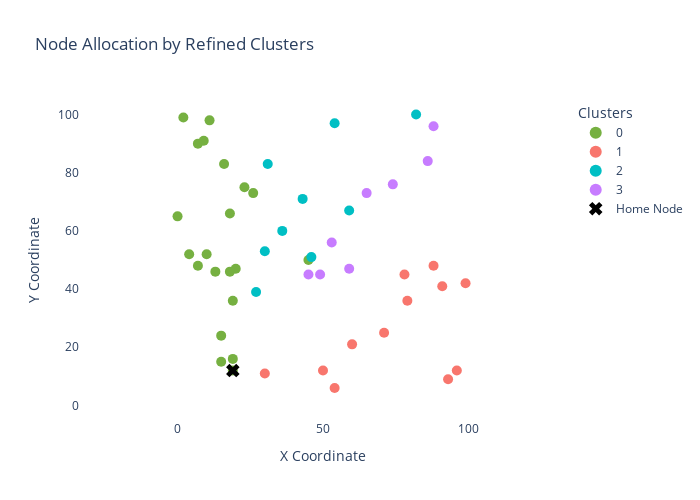

Notebook code for this chart:
### Markdown cell above
- print more info (opening hours, fixed appointments, priority, decisions [removing a node, replacing a node to another day, priority, etc])
- use data to fine tune hyperparameters

evtl:
- Store state and if it was possible to find routes for all solutions iteratively add nodes based on node priority and distance to root node (those further away should be included more likely)
- Test Discrete Priority (must be visited this week; must be visited next week; ...)
- Compare routes with and without overnight stays / large clusters

### Code cell
plot_refined_clusters(refined_clusters, nodes_df, home_node_id=0)

### Figure 1 — Plotly figure (JSON) as saved in the notebook; plotly's stock layout.template omitted (floating-point values rounded to 4 significant figures)
{"data": [{"hoverinfo": "text", "hovertext": ["Node: 0<br>Days: [0, 1, 2, 3, 4]<br>Priority: 0.27 <br>Angle to home: 0.0 <br>Distance to home: 0.0", "Node: 1<br>Days: [0, 1, 2, 3, 4]<br>Priority: 0.06 <br>Angle to home: 92.41950921665634 <br>Distance to home: 71.06", "Node: 2<br>Days: [0, 1, 2, 3, 4]<br>Priority: 0.18 <br>Angle to home: 102.68038349181982 <br>Distance to home: 41.0", "Node: 3<br>Days: [0, 1, 2, 3, 4]<br>Priority: 0.06 <br>Angle to home: 91.06091169026423 <br>Distance to home: 54.01", "Node: 5<br>Days: [0, 1, 2, 3, 4]<br>Priority: 1.00 <br>Angle to home: 110.55604521958347 <br>Distance to home: 42.72", "Node: 11<br>Days: [0, 1, 2, 3, 4]<br>Priority: 0.31 <br>Angle to home: 88.36342295838328 <br>Distance to home: 35.01", "Node: 13<br>Days: [0, 1, 2, 3, 4]<br>Priority: 0.86 <br>Angle to home: 108.43494882292202 <br>Distance to home: 37.95", "Node: 17<br>Days: [0, 1, 2, 3, 4]<br>Priority: 0.09 <br>Angle to home: 55.619655276155136 <br>Distance to home: 46.04", "Node: 18<br>Days: [0, 1, 2, 3, 4]<br>Priority: 0.67 <br>Angle to home: 100.00797980144135 <br>Distance to home: 34.53", "Node: 19<br>Days: [0, 1, 2, 3, 4]<br>Priority: 0.20 <br>Angle to home: 98.74616226255522 <br>Distance to home: 78.92", "Node: 21<br>Days: [0, 1, 2, 3, 4]<br>Priority: 0.50 <br>Angle to home: 101.0564129802482 <br>Distance to home: 88.65", "Node: 22<br>Days: [0, 1, 2, 3, 4]<br>Priority: 0.27 <br>Angle to home: 90.0 <br>Distance to home: 4.0", "Node: 24<br>Days: [0, 1, 2, 3, 4]<br>Priority: 0.40 <br>Angle to home: 95.31454566994475 <br>Distance to home: 86.37", "Node: 30<br>Days: [0, 1, 2, 3, 4]<br>Priority: 0.65 <br>Angle to home: 90.0 <br>Distance to home: 24.0", "Node: 31<br>Days: [0, 1, 2, 3, 4]<br>Priority: 1.00 <br>Angle to home: 109.72227776444706 <br>Distance to home: 56.3", "Node: 36<br>Days: [0, 1, 2, 3, 4]<br>Priority: 0.82 <br>Angle to home: 108.43494882292202 <br>Distance to home: 12.65", "Node: 37<br>Days: [0, 1, 2, 3, 4]<br>Priority: 0.86 <br>Angle to home: 97.21426203920676 <br>Distance to home: 79.63", "Node: 38<br>Days: [0, 1, 2, 3, 4]<br>Priority: 1.00 <br>Angle to home: 91.6846843178963 <br>Distance to home: 34.01", "Node: 45<br>Days: [0, 1, 2, 3, 4]<br>Priority: 1.00 <br>Angle to home: 143.13010235415598 <br>Distance to home: 5.0", "Node: 46<br>Days: [0, 1, 2, 3, 4]<br>Priority: 0.93 <br>Angle to home: 86.3670492605118 <br>Distance to home: 63.13", "Node: 48<br>Days: [0, 1, 2, 3, 4]<br>Priority: 0.32 <br>Angle to home: 83.45370921670597 <br>Distance to home: 61.4"], "marker": {"color": "#76B041", "size": 10}, "mode": "markers", "name": "0", "type": "scatter", "x": [19, 16, 10, 18, 4, 20, 7, 45, 13, 7, 2, 19, 11, 19, 0, 15, 9, 18, 15, 23, 26], "y": [12, 83, 52, 66, 52, 47, 48, 50, 46, 90, 99, 16, 98, 36, 65, 24, 91, 46, 15, 75, 73]}, {"hoverinfo": "text", "hovertext": ["Node: 4<br>Days: [0, 1, 2, 3, 4]<br>Priority: 0.35 <br>Angle to home: 350.2724214485984 <br>Distance to home: 35.51", "Node: 10<br>Days: [0, 1, 2, 3, 4]<br>Priority: 1.00 <br>Angle to home: 0.0 <br>Distance to home: 31.0", "Node: 12<br>Days: [0, 1, 2, 3, 4]<br>Priority: 0.74 <br>Angle to home: 20.556045219583467 <br>Distance to home: 85.44", "Node: 14<br>Days: [0, 1, 2, 3, 4]<br>Priority: 0.61 <br>Angle to home: 12.380756928807177 <br>Distance to home: 41.98", "Node: 20<br>Days: [0, 1, 2, 3, 4]<br>Priority: 0.93 <br>Angle to home: 21.93848046770647 <br>Distance to home: 77.62", "Node: 25<br>Days: [0, 1, 2, 3, 4]<br>Priority: 0.20 <br>Angle to home: 0.0 <br>Distance to home: 77.0", "Node: 26<br>Days: [0, 1, 2, 3, 4]<br>Priority: 0.39 <br>Angle to home: 357.6784694101673 <br>Distance to home: 74.06", "Node: 29<br>Days: [0, 1, 2, 3, 4]<br>Priority: 0.33 <br>Angle to home: 29.21924669048461 <br>Distance to home: 67.6", "Node: 32<br>Days: [0, 1, 2, 3, 4]<br>Priority: 0.37 <br>Angle to home: 21.80140948635181 <br>Distance to home: 64.62", "Node: 34<br>Days: [0, 1, 2, 3, 4]<br>Priority: 0.69 <br>Angle to home: 354.8055710922652 <br>Distance to home: 11.05", "Node: 39<br>Days: [0, 1, 2, 3, 4]<br>Priority: 1.00 <br>Angle to home: 27.5528115767178 <br>Distance to home: 77.83", "Node: 43<br>Days: [0, 1, 2, 3, 4]<br>Priority: 0.46 <br>Angle to home: 14.036243467926479 <br>Distance to home: 53.6"], "marker": {"color": "#F8766D", "size": 10}, "mode": "markers", "name": "1", "type": "scatter", "x": [54, 50, 99, 60, 91, 96, 93, 78, 79, 30, 88, 71], "y": [6, 12, 42, 21, 41, 12, 9, 45, 36, 11, 48, 25]}, {"hoverinfo": "text", "hovertext": ["Node: 6<br>Days: [0, 1, 2, 3, 4]<br>Priority: 0.62 <br>Angle to home: 53.97262661489639 <br>Distance to home: 68.01", "Node: 7<br>Days: [0, 1, 2, 3, 4]<br>Priority: 0.21 <br>Angle to home: 67.86450812189965 <br>Distance to home: 63.69", "Node: 8<br>Days: [0, 1, 2, 3, 4]<br>Priority: 0.43 <br>Angle to home: 55.30484646876604 <br>Distance to home: 47.43", "Node: 9<br>Days: [0, 1, 2, 3, 4]<br>Priority: 0.25 <br>Angle to home: 73.49563861824498 <br>Distance to home: 28.16", "Node: 23<br>Days: [0, 1, 2, 3, 4]<br>Priority: 0.24 <br>Angle to home: 67.61986494804043 <br>Distance to home: 91.92", "Node: 35<br>Days: [0, 1, 2, 3, 4]<br>Priority: 0.60 <br>Angle to home: 54.400780041023836 <br>Distance to home: 108.23", "Node: 40<br>Days: [0, 1, 2, 3, 4]<br>Priority: 0.47 <br>Angle to home: 70.49755149333778 <br>Distance to home: 50.92", "Node: 44<br>Days: [0, 1, 2, 3, 4]<br>Priority: 0.27 <br>Angle to home: 74.98163936884933 <br>Distance to home: 42.45", "Node: 47<br>Days: [0, 1, 2, 3, 4]<br>Priority: 0.42 <br>Angle to home: 80.40686573726967 <br>Distance to home: 72.01"], "marker": {"color": "#00BFC4", "size": 10}, "mode": "markers", "name": "2", "type": "scatter", "x": [59, 43, 46, 27, 54, 82, 36, 30, 31], "y": [67, 71, 51, 39, 97, 100, 60, 53, 83]}, {"hoverinfo": "text", "hovertext": ["Node: 15<br>Days: [0, 1, 2, 3, 4]<br>Priority: 1.00 <br>Angle to home: 51.76617482255306 <br>Distance to home: 42.01", "Node: 16<br>Days: [0, 1, 2, 3, 4]<br>Priority: 0.79 <br>Angle to home: 49.32506043473846 <br>Distance to home: 84.39", "Node: 27<br>Days: [0, 1, 2, 3, 4]<br>Priority: 0.13 <br>Angle to home: 41.18592516570965 <br>Distance to home: 53.15", "Node: 28<br>Days: [0, 1, 2, 3, 4]<br>Priority: 0.78 <br>Angle to home: 50.59933933652057 <br>Distance to home: 108.71", "Node: 33<br>Days: [0, 1, 2, 3, 4]<br>Priority: 1.00 <br>Angle to home: 47.72631099390627 <br>Distance to home: 44.6", "Node: 41<br>Days: [0, 1, 2, 3, 4]<br>Priority: 0.57 <br>Angle to home: 47.060111023723124 <br>Distance to home: 98.35", "Node: 42<br>Days: [0, 1, 2, 3, 4]<br>Priority: 0.48 <br>Angle to home: 52.980113745168524 <br>Distance to home: 76.4", "Node: 49<br>Days: [0, 1, 2, 3, 4]<br>Priority: 1.00 <br>Angle to home: 52.30575953331083 <br>Distance to home: 55.61"], "marker": {"color": "#C77CFF", "size": 10}, "mode": "markers", "name": "3", "type": "scatter", "x": [45, 74, 59, 88, 49, 86, 65, 53], "y": [45, 76, 47, 96, 45, 84, 73, 56]}, {"hoverinfo": "text", "hovertext": "Home: Node 0", "marker": {"color": "black", "size": 12, "symbol": "x"}, "mode": "markers", "name": "Home Node", "type": "scatter", "x": [19], "y": [12]}], "layout": {"height": 500, "hovermode": "closest", "legend": {"itemsizing": "constant", "title": {"text": "Clusters"}}, "plot_bgcolor": "white", "title": {"text": "Node Allocation by Refined Clusters"}, "width": 700, "xaxis": {"range": [-5, 105], "title": {"text": "X Coordinate"}}, "yaxis": {"range": [-5, 105], "scaleanchor": "x", "scaleratio": 1, "title": {"text": "Y Coordinate"}}}}
